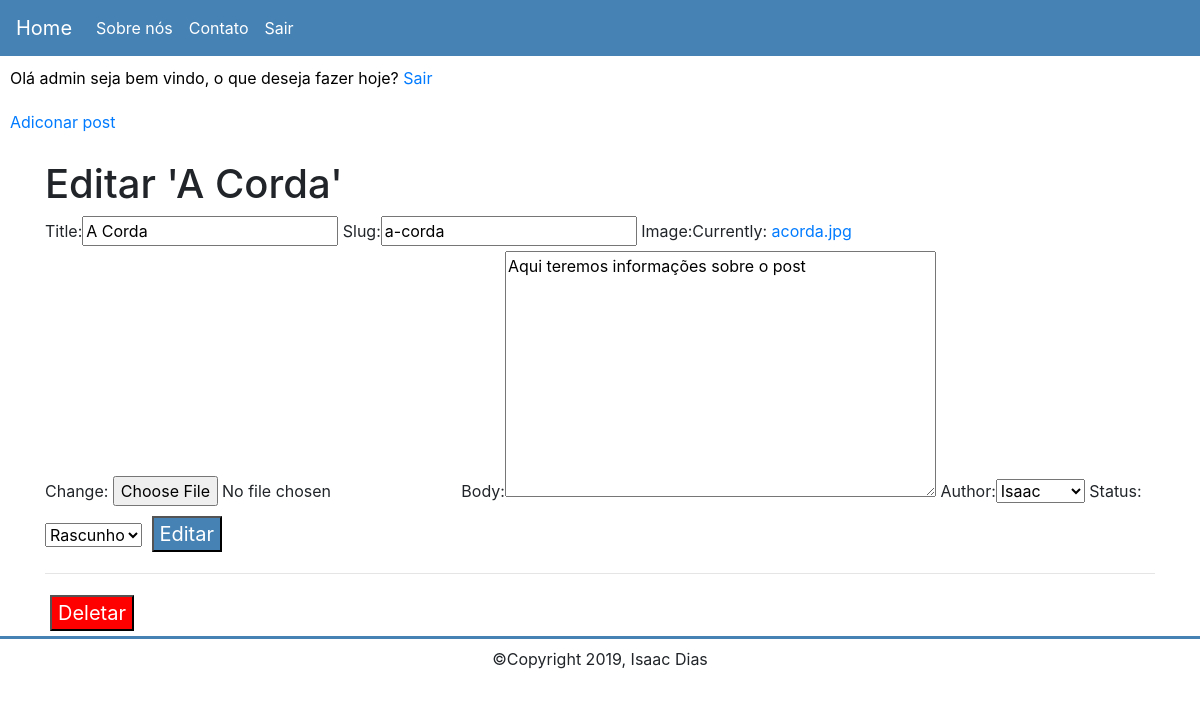
The app's page /editar/46/ (signed in) with its own data.
### blog/models.py (models this page shows, shortened)
class Post(models.Model):
    STATUS = (
        ('active', 'Ativo'),
        ('draft', 'Rascunho')
    )
    title = models.CharField(max_length=200)
    body = models.TextField()
    image = models.FileField(upload_to = '', null=True, blank= True)
    author = models.ForeignKey(User, on_delete=models.CASCADE)
    slug= models.SlugField()
    created_at = models.DateField(auto_now_add=True)
    updated_at = models.DateField(auto_now=True)
    status = models.CharField(max_length=15, choices=STATUS)

### blog/views.py (the view)
# urls.py: path('editar/<int:id>/', views.post_update, name='post_update'),
@login_required
def post_update(request, id):
    post = get_object_or_404(Post, pk=id)
    form = PostForm(instance=post)
    if(request.method == 'POST'):
        form = PostForm(request.POST, request.FILES, instance=post)
        if(form.is_valid()):
            post.save()
            return redirect('blog:post_list')
        else:
            return render(request, 'blog/edit_post.html', {'form': form, 'post': post})
    elif(request.method == 'GET'):
        return render(request, 'blog/edit_post.html', {'form': form, 'post': post})

### blog/forms.py
class PostForm(ModelForm):
    image = forms.ImageField()
    class Meta:
        model = Post
        fields = ['title', 'slug', 'image', 'body', 'author', 'status']

### blog/templates/blog/edit_post.html (shortened to what this page needs)
{% extends 'blog/base.html' %}
{% load bootstrap %}
{% block content %}
	<div class="container">
		<h1>Editar '{{post.title}}'</h1>
		<div>
            <form action="." method="POST" enctype='multipart/form-data'>
                {{ form|bootstrap }}
                <input class="btn-edit-post" type="submit" value="Editar">
            </form>
        </div>
        <hr>
        <form action="{% url 'blog:post_delete' post.id %}" method="POST" enctype='multipart/form-data'>
                <input class="btn-delete-post" type="submit" value="Deletar">
        </form>
	</div>
{% endblock %}

### blog/templates/blog/base.html (shortened to what this page needs)
{% load static %}
<!DOCTYPE html>
<html lang="en">
<head>
    <link rel="stylesheet" href="https://maxcdn.bootstrapcdn.com/bootstrap/4.0.0/css/bootstrap.min.css"
>
    <link rel="stylesheet" href="{% static 'css/styles.css' %}">
</head>
<body>
    <nav class="navbar navbar-expand-lg navbar-light">
        <a class="navbar-brand" href="{% url 'blog:post_list' %}">Home</a>
        <div class="collapse navbar-collapse" id="navbarNav">
            <ul class="navbar-nav">
                <li class="nav-item">
                    <a class="nav-link" href="{% url 'blog:about' %}">Sobre nós</a>
                </li>
                <li class="nav-item">
                    <a class="nav-link" href="{% url 'blog:contact' %}">Contato</a>
                </li>
                {% if user.is_authenticated %}
                <li class="nav-item">
                    <a class="nav-link" href="{% url 'logout' %}">Sair</a>
                </li>
                {% endif %}
            </ul>
        </div>
    </nav>
    <div class="row">
        {% if user.is_authenticated %}
        <p class="logged-in-p">
            Olá {{user.username}} seja bem vindo, o que deseja fazer hoje?
            <span class="sair"><a href="{% url 'logout' %}">Sair</a></span>
        </p>
        <div class="submenu-auth">
            <span><a href="{% url 'blog:post_create' %}">Adiconar post</a></span>
        </div>
        {% endif %}
        {% block content %}
        {% endblock %}
    </div>
<footer>
    <span class="copy">&copy;Copyright 2019, Isaac Dias</span>
</footer>
</body>
</html>

### blog/static/css/styles.css (style rules this page uses)
.row { margin-left: 0; margin-right: 0; }
.navbar { background-color: #4682B4; }
.navbar .navbar-brand { color: #FFF; }
.navbar .nav-item .nav-link { color: #FFF; transition: .5s; }
.submenu-auth { background-color: #FFF; position: relative; top: -16px; width: 100%; padding: 10px; }
.logged-in-p { color: #000000; padding: 10PX; width: 100%; }
body footer { height: 50px; position: relative; border-top: 3px solid #4682B4; }
footer .copy { position: absolute; bottom: 15px; margin: auto; width: 100%; text-align: center; }
.btn-edit-post { background-color: #4682B4; color: #FFF; cursor: pointer; margin: 5px; font-size: 20px; }
.btn-delete-post { background-color: #ff0000; color: #FFF; cursor: pointer; margin: 5px; font-size: 20px; }

### records on screen
Post: title "A Corda", slug "a-corda", body "Aqui teremos informações sobre o post", author "Isaac", status "Rascunho"

### other values on screen
{{ user.username }} "admin"
